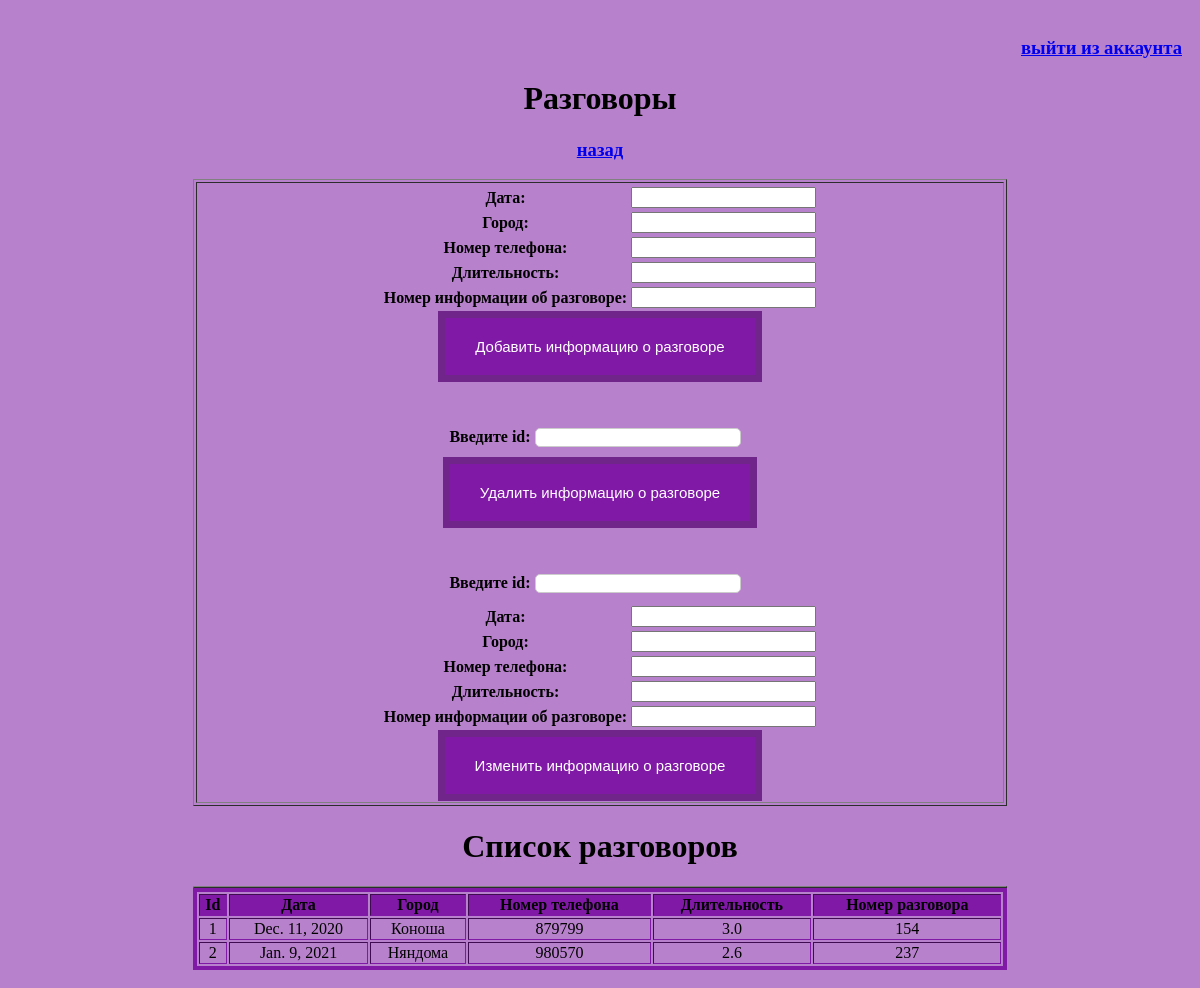
/conversation/, run on the app's committed database.
### LDCCompany/models.py (models this page shows)
class TelephoneConversation(models.Model):
    date = models.DateField()
    city = models.CharField(max_length=45)
    number = models.CharField(max_length=45)
    call_duration = models.FloatField()
    id_conversation = models.IntegerField()
    objects = models.Manager()

### LDCCompany/views.py (the view)
# urls.py: path('conversation/', views.index_telephone_conversation, name='conversation'),
def index_telephone_conversation(request):
    form_tc = AddTC()
    data = TelephoneConversation.objects.all()
    return render(request, "LDCCompany/Template_Conversation.html", {"form":form_tc, "data_show":data})

### LDCCompany/forms.py
class AddTC(forms.Form):
    date = forms.DateField(label="Дата")
    city = forms.CharField(label="Город")
    number = forms.CharField(label="Номер телефона")
    call_duration = forms.FloatField(label="Длительность")
    id_conversation = forms.IntegerField(label="Номер информации об разговоре")

### templates/LDCCompany/Template_Conversation.html (shortened to what this page needs)
<!DOCTYPE html>
<html>
<head>
</head>
<body class="container">
    <div id="header" >
        <h3 align="right"><a href="/admin/logout/">выйти из аккаунта</a></h3>
        <h1 align="center">Разговоры<h1>
        <h3 align="center"><a href = "{% url 'home' %}">назад</a></h3>
    </div>
<table border="1" width="70%" align="center">
    <tr>
        <th align="center" width="50%">
    <form method="POST" action="addc/">
        <table>
            {{ form }}
        </table>
        <input class="button" type="submit" value="Добавить информацию о разговоре">
    </form>
    <br>
    <br>
    <form method="POST" action="delc/">
        <label>Введите id: </label>
        <input class = 'myfield' type= "number" name="delname" ><br>
        <input class="button" type= "submit" value="Удалить информацию о разговоре">
    </form>
    <br>
    <br>
    <form method="POST" action="upc/">
        <label>Введите id: </label>
        <input class = 'myfield' type= "number" name="upname"><br>
        <table>
            {{ form }}
        </table>
        <input class="button" type= "submit" value="Изменить информацию о разговоре">
    </form>
    </table>
    <th align="center" width="50%">
        <h1 align="center"> Список разговоров</h1>
    <table border="1" width="70%" align="center">
    <tr>
    <form method="POST" action="show/">
        <table id='b' border=1 width="70%" align="center">
            <tr align="center" bgcolor="#8019a6">
                <th>Id</th>
                <th>Дата</th>
                <th>Город</th>
                <th>Номер телефона</th>
                <th>Длительность</th>
                <th>Номер разговора</th>
            </tr>
        {% for i in data_show %}
            <tr align="center">
                <td>{{ i.id }}</td>
                <td>{{ i.date }}</td>
                <td>{{ i.city }}</td>
                <td>{{i.number}}</td>
                <td>{{i.call_duration}}</td>
                <td>{{i.id_conversation}}</td>
            </tr>
        {% endfor %}
        </table>
    </form>
        </th>
</body>
</html>

### templates/LDCCompany/Template_Conversation.html (style rules this page uses)
.myfield { border:1px solid #ccc; border-radius:5px; height:15px; width:200px; margin: 10px 10px 10px 0; text-align: center; }
.button { background-color: #8019a6; border: 7px solid #6f258a; color: white; padding: 20px 30px; text-align: center; text-decoration: none; display: inline-block; font-size: 15px; }
body { background: #b881cc ; padding: 10px; background-repeat: no-repeat; }
label { font-family: Times New Roman; }
td { font-family: Calibri; }
th { font-family: Calibri; }
#b { border: 4px solid #8019a6; }

### data on the page
TelephoneConversation: id "1", date "Dec. 11, 2020", city "Коноша", number "879799", call_duration "3.0", id_conversation "154"
TelephoneConversation: id "2", date "Jan. 9, 2021", city "Няндома", number "980570", call_duration "2.6", id_conversation "237"
